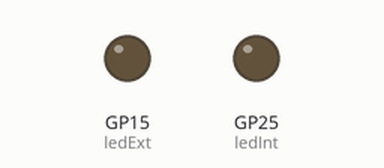
Bench run of a program on a simulated Raspberry Pi Pico running CircuitPython. On the bench: output pins drawn as LEDs (lit = HIGH).

Above: at 0.4 s.
At 6.4 s:
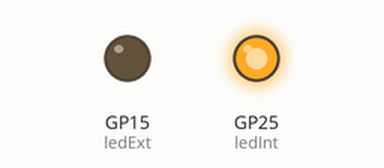
At 8.5 s:
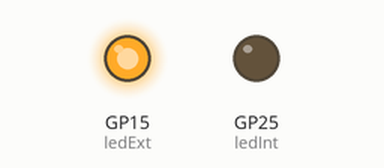
Timing chart, 0 to 9.1 s (numbered marks = the images above):
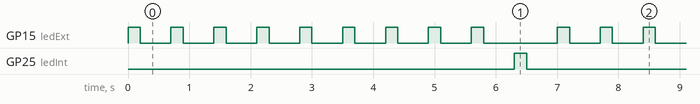

The program:

blink15.py
```python
import time
import board
import digitalio

ledInt = digitalio.DigitalInOut(board.LED)
ledInt.direction = digitalio.Direction.OUTPUT
ledExt = digitalio.DigitalInOut(board.GP15)
ledExt.direction = digitalio.Direction.OUTPUT

i = 0

while True:
    i = (i + 1) % 10
    if i == 0:
        ledInt.value = True
        time.sleep(0.2)
        ledInt.value = False
    else:
        ledExt.value = True
        time.sleep(0.2)
        ledExt.value = False

    time.sleep(0.5)
```

Measured:
- by itself, GP15 (ledExt): repeats every 7.0 s: 8 × (LOW 0.50 s, HIGH 0.20 s), LOW 1.2 s, HIGH 0.20 s
- by itself, GP25 (ledInt): alternates HIGH for 0.20 s and LOW for 6.8 s
- by itself, everything shown: repeats every 7.0 s, in 20 steps
